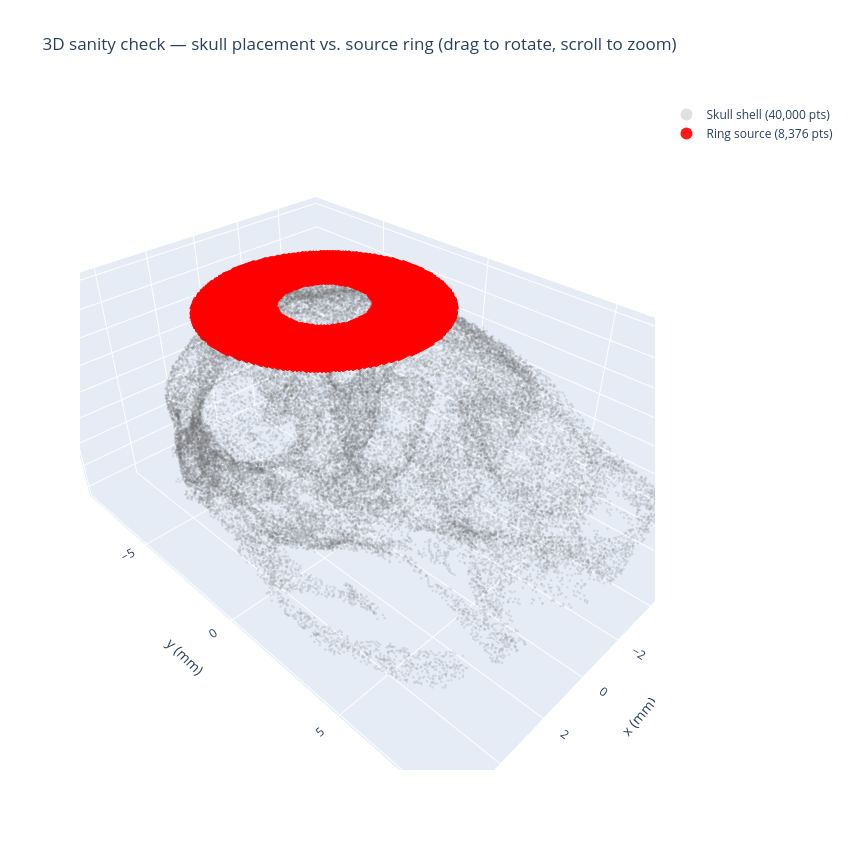

The notebook cell saved with this chart:
### Code cell
import plotly.graph_objects as go

fig = go.Figure()
fig.add_trace(go.Scatter3d(
    x=x_mm3[skull_idx[:, 0]], y=y_mm3[skull_idx[:, 1]], z=z_mm3[skull_idx[:, 2]],
    mode='markers',
    marker=dict(size=1.5, color='dimgray', opacity=0.15),
    name=f'Skull shell ({len(skull_idx):,} pts)'
))
fig.add_trace(go.Scatter3d(
    x=x_mm3[src_idx[:, 0]], y=y_mm3[src_idx[:, 1]], z=z_mm3[src_idx[:, 2]],
    mode='markers',
    marker=dict(size=2.5, color='red', opacity=0.9),
    name=f'Ring source ({len(src_idx):,} pts)'
))
fig.update_layout(
    title='3D sanity check — skull placement vs. source ring (drag to rotate, scroll to zoom)',
    scene=dict(
        xaxis_title='x (mm)', yaxis_title='y (mm)', zaxis_title='z (mm, depth from transducer)',
        zaxis=dict(autorange='reversed'),   # depth increases downward, matching invert_zaxis() before
        aspectmode='data',                  # true geometric proportions, not auto-stretched
    ),
    legend=dict(itemsizing='constant'),
    width=850, height=850,
)
fig.show()

### Figure 1 — Plotly figure (JSON) as saved in the notebook; plotly's stock layout.template omitted (floating-point values rounded to 4 significant figures; data arrays with more than 128 entries replaced by an {"elided": "..."} marker saying what was removed)
{"data": [{"marker": {"color": "dimgray", "opacity": 0.15, "size": 1.5}, "mode": "markers", "name": "Skull shell (40,000 pts)", "type": "scatter3d", "x": {"elided": "40000 float values"}, "y": {"elided": "40000 float values"}, "z": {"elided": "40000 float values"}}, {"marker": {"color": "red", "opacity": 0.9, "size": 2.5}, "mode": "markers", "name": "Ring source (8,376 pts)", "type": "scatter3d", "x": {"elided": "8376 float values"}, "y": {"elided": "8376 float values"}, "z": {"elided": "8376 int values"}}], "layout": {"height": 850, "legend": {"itemsizing": "constant"}, "scene": {"aspectmode": "data", "xaxis": {"title": {"text": "x (mm)"}}, "yaxis": {"title": {"text": "y (mm)"}}, "zaxis": {"autorange": "reversed", "title": {"text": "z (mm, depth from transducer)"}}}, "title": {"text": "3D sanity check — skull placement vs. source ring (drag to rotate, scroll to zoom)"}, "width": 850}}
